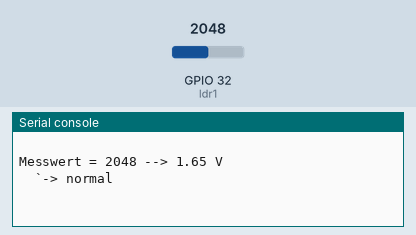
This program was run on a simulated ESP32 board running MicroPython. On the bench: the last lines printed to the serial console. The inputs (shaded band) are chosen by the test bench; at power-on: GPIO 32 (ldr1) = 2048 (analog values on the 0–4095 scale).

Above: at 1.2 s.
1.3 s: GPIO 32 (ldr1) set to 1534
At 2.6 s:
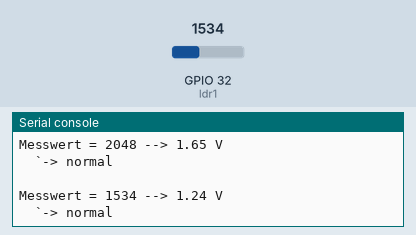
2.8 s: GPIO 32 (ldr1) set to 1444
At 3.4 s:
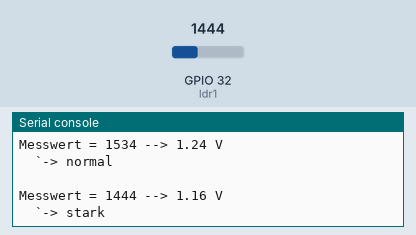
Timing chart, 0 to 5.8 s (numbered marks = the images above; inputs shaded):
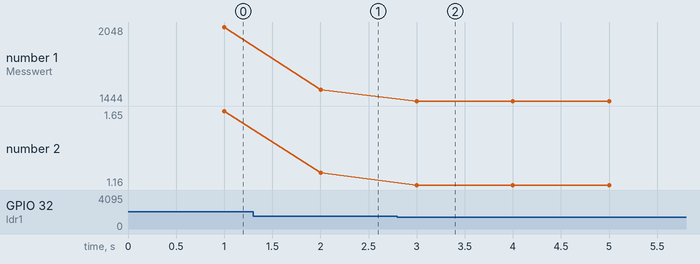

Measured:
- the behaviour switches between 1501 and 1500 on GPIO 32 (ldr1) (found by bisection; images 1 and 2)
- after the input at 1.3 s, the serial console: prints a new line after 0.70 s (image 1)
- after the input at 2.8 s, the serial console: prints a new line after 0.20 s (image 2)
- plotted number 1: 2048 → 1534 after the input at 1.3 s, 1534 → 1444 after the input at 2.8 s
- plotted number 2: 1.65 → 1.24 after the input at 1.3 s, 1.24 → 1.16 after the input at 2.8 s

The program:

ldr_example.py
```python
'''
Verkablung KY-018 - LDR (Fotowiderstand)
LDR .............. ESP32
S                  D32
+ (mittlerer Pin)  Vin (als Alternative auch 3V3)
-                  GND
'''

import machine

ldr1 = machine.ADC(machine.Pin(32))
ldr1.atten(machine.ADC.ATTN_11DB)

def timerCallback(t):
    value = ldr1.read()
    print("\nMesswert = {0} --> {1:.2f} V".format(value, value/4095*3.3))

    if 0 <= value <=1500:
        print("  `-> stark")
    elif 1500 < value <= 2800:
        print("  `-> normal")
    elif 2800 < value <= 4095:
        print("  `-> schwach")

timer1 = machine.Timer(-1)
timer1.init(period=1000, mode=machine.Timer.PERIODIC, callback=timerCallback)
```
